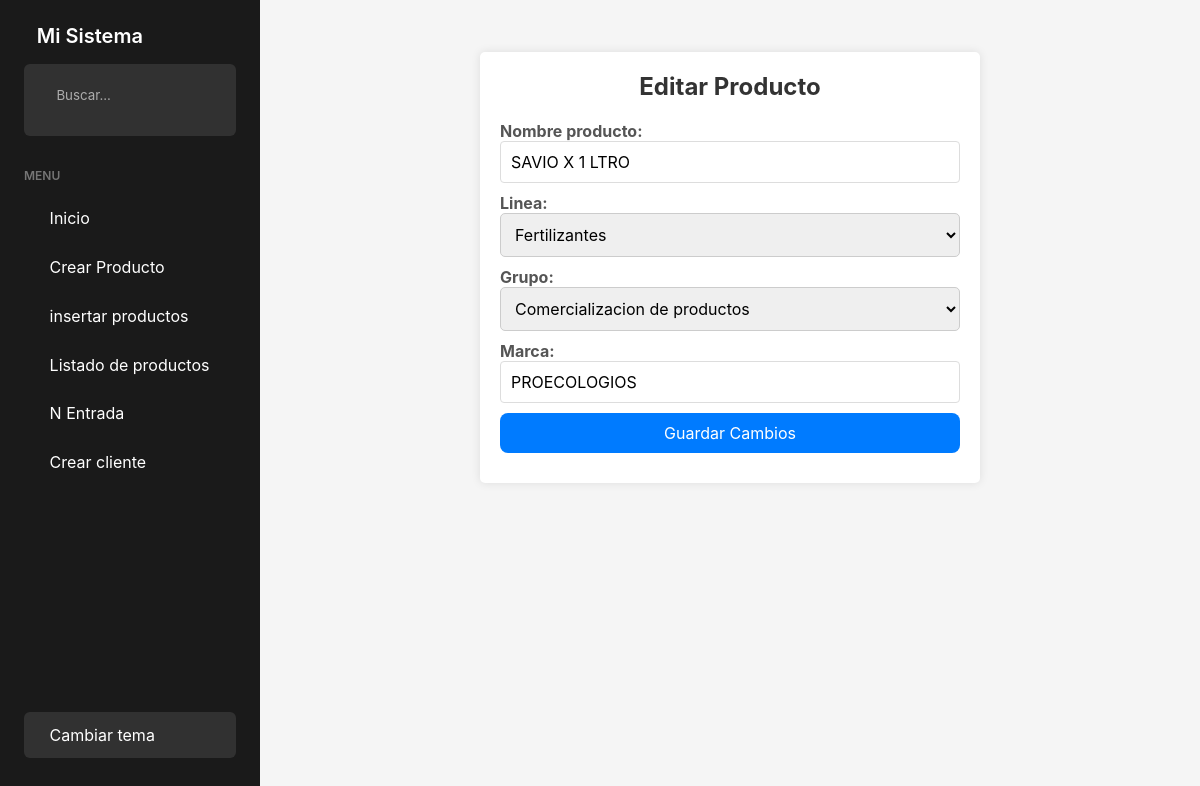
Screenshot of /editar-producto/1097862666/ with the database file from the repository.
### APP_PM/models.py (models this page shows, shortened)
class Crear_producto(models.Model):
    LINEA_OPCIONES = [
        ('001', 'Fertilizantes'),
        ('002', 'Bioinsumos'),
        ('003', 'Materia Prima'),
        ('004', 'Coayudantes'),
        ('005', 'Comercializacion de productos'),
        ('006', 'Equipos de pulverizador'),
        ('007', 'Fungicidas'),
        ('008', 'Herbicidas'),
        ('009', 'Insecticidas'),
        ('010', 'Insumos'),
        ('011', 'Mercancia en Consignacion'),
        ('012', 'Productos fabricados - No Propios'),
    ]
    GRUPO_OPCIONES = [
        ('001', 'Bifungicidas'),
        ('002', 'Comercializacion de productos'),
        ('003', 'Materia Prima'),
        ('004', 'Fertilizantes'),
        ('005', 'Foliares'),
        ('006', 'Granulados'),
        ('007', 'Insumos'),
        ('008', 'Líquido'),
        ('009', 'Organicos'),
        ('010', 'Polvo'),
        ('011', 'Productos fabricados - No Propios'),
        ('012', 'Pulverizador Liquido'),
    ]
    id_producto = models.CharField(max_length=10, unique=True, editable=False, blank=True)
    nombre_producto = models.CharField(max_length=100)
    linea = models.CharField(max_length=100, choices=LINEA_OPCIONES)
    grupo = models.CharField(max_length=100, choices=GRUPO_OPCIONES)
    marca = models.CharField(max_length=100)

### APP_PM/views.py (the view)
# urls.py: path('editar-producto/<str:producto_id>/', views.editar_producto, name='editar_producto'),
def editar_producto(request, producto_id):
    producto = get_object_or_404(Crear_producto, id_producto=producto_id)
    if request.method == 'POST':
        form = CrearProductoForm(request.POST, instance=producto)
        if form.is_valid():
            form.save()
            return redirect('productos_creados', producto_id=producto.id_producto)
    else:
        form = CrearProductoForm(instance=producto)
    return render(request, 'Productos/Edita_producto.html', {'form': form})

### APP_PM/forms.py
class CrearProductoForm(forms.ModelForm):
    class Meta:
        model = Crear_producto
        fields = [ 'nombre_producto', 'linea', 'grupo',  'marca']
        widgets = {
            'linea': forms.Select(attrs={'class': 'form-control'}),
            'grupo': forms.Select(attrs={'class': 'form-control'}),
            'nombre_producto': forms.TextInput(attrs={'class': 'form-control'}),
            'marca': forms.TextInput(attrs={'class': 'form-control'}),
        }

### APP_PM/templates/Productos/Edita_producto.html (shortened to what this page needs)
<!DOCTYPE html>
<html lang="es">
<head>
    {% extends 'Home/home.html' %}
    {% block content %}
</head>
<body>
    <div class="container">
        <h2>Editar Producto</h2>
        <form method="post">
            {{ form.as_p }}
            <button type="submit">Guardar Cambios</button>
        </form>
    </div>
</body>
</html>
{% endblock %}

### APP_PM/templates/Productos/Edita_producto.html (style rules this page uses)
.container { max-width: 500px; margin: 20px auto; padding: 20px; background-color: #fff; border-radius: 5px; box-shadow: 0 0 10px rgba(0, 0, 0, 0.1); }
h2 { text-align: center; margin-bottom: 20px; color: #333; }
form { display: flex; flex-direction: column; }
form label { margin-bottom: 5px; font-weight: bold; color: #555; }
form input[type="text"], form textarea, select { padding: 10px; font-size: 16px; border: 1px solid #ddd; border-radius: 4px; width: 100%; }
input[type="text"], input[type="email"], input[type="number"], button, select { width: 100%; padding: 10px; margin-bottom: 10px; border: 1px solid #ccc; border-radius: 5px; box-sizing: border-box; }
button { display: inline-block; background-color: #007bff; text-align: center; text-decoration: none; color: #fff; cursor: pointer; font-size: 16px; border: none; border-radius: 8px; transition: background-color 0.3s ease; }

### APP_PM/templates/Home/home.html (style rules this page uses)
:root { --primary-color: #5dec6b; --sidebar-width: 260px; --sidebar-collapsed-width: 80px; --header-height: 60px; --sidebar-bg: #1a1a1a; --sidebar-color: #fff; --hover-bg: rgba(93, 236, 107, 0.1); }
* { margin: 0; padding: 0; box-sizing: border-box; font-family: 'Inter', sans-serif; }
body { background-color: #f5f5f5; }

### rows the page displays
Crear_producto: nombre_producto "SAVIO X 1 LTRO", linea "Fertilizantes", grupo "Comercializacion de productos", marca "PROECOLOGIOS"
